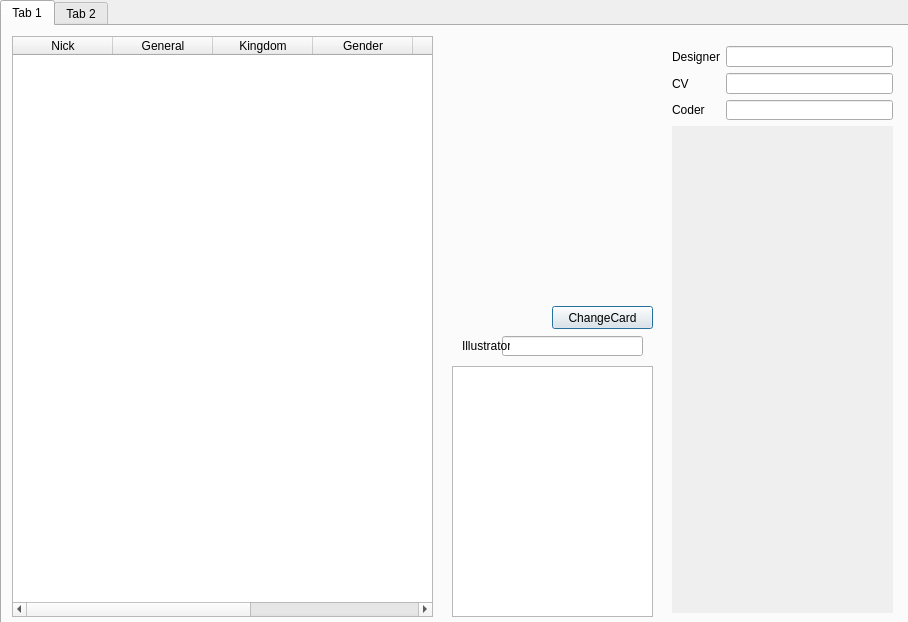
<?xml version="1.0" encoding="UTF-8"?>
<ui version="4.0">
 <class>GeneralOverview</class>
 <widget class="QDialog" name="GeneralOverview">
  <property name="windowModality">
   <enum>Qt::NonModal</enum>
  </property>
  <property name="geometry">
   <rect>
    <x>0</x>
    <y>0</y>
    <width>908</width>
    <height>622</height>
   </rect>
  </property>
  <property name="windowTitle">
   <string>General Overview</string>
  </property>
  <widget class="QTabWidget" name="tabWidget">
   <property name="geometry">
    <rect>
     <x>0</x>
     <y>0</y>
     <width>911</width>
     <height>631</height>
    </rect>
   </property>
   <property name="currentIndex">
    <number>0</number>
   </property>
   <widget class="QWidget" name="tab">
    <attribute name="title">
     <string>Tab 1</string>
    </attribute>
    <widget class="QWidget" name="layoutWidget">
     <property name="geometry">
      <rect>
       <x>670</x>
       <y>20</y>
       <width>221</width>
       <height>74</height>
      </rect>
     </property>
     <layout class="QGridLayout" name="gridLayout">
      <item row="0" column="0">
       <widget class="QLabel" name="designerLabel">
        <property name="text">
         <string>Designer</string>
        </property>
       </widget>
      </item>
      <item row="0" column="1">
       <widget class="QLineEdit" name="designerLineEdit">
        <property name="alignment">
         <set>Qt::AlignRight|Qt::AlignTrailing|Qt::AlignVCenter</set>
        </property>
        <property name="readOnly">
         <bool>true</bool>
        </property>
       </widget>
      </item>
      <item row="1" column="0">
       <widget class="QLabel" name="cvLabel">
        <property name="text">
         <string>CV</string>
        </property>
       </widget>
      </item>
      <item row="1" column="1">
       <widget class="QLineEdit" name="cvLineEdit">
        <property name="frame">
         <bool>true</bool>
        </property>
        <property name="alignment">
         <set>Qt::AlignRight|Qt::AlignTrailing|Qt::AlignVCenter</set>
        </property>
        <property name="readOnly">
         <bool>true</bool>
        </property>
       </widget>
      </item>
      <item row="2" column="0">
       <widget class="QLabel" name="coderLabel">
        <property name="text">
         <string>Coder</string>
        </property>
       </widget>
      </item>
      <item row="2" column="1">
       <widget class="QLineEdit" name="coderLineEdit">
        <property name="frame">
         <bool>true</bool>
        </property>
        <property name="alignment">
         <set>Qt::AlignRight|Qt::AlignTrailing|Qt::AlignVCenter</set>
        </property>
        <property name="readOnly">
         <bool>true</bool>
        </property>
       </widget>
      </item>
     </layout>
    </widget>
    <widget class="QScrollArea" name="scrollArea">
     <property name="geometry">
      <rect>
       <x>670</x>
       <y>100</y>
       <width>221</width>
       <height>487</height>
      </rect>
     </property>
     <property name="frameShape">
      <enum>QFrame::NoFrame</enum>
     </property>
     <property name="widgetResizable">
      <bool>true</bool>
     </property>
     <widget class="QWidget" name="scrollAreaWidgetContents">
      <property name="geometry">
       <rect>
        <x>0</x>
        <y>0</y>
        <width>221</width>
        <height>487</height>
       </rect>
      </property>
     </widget>
    </widget>
    <widget class="QLabel" name="generalPhoto">
     <property name="geometry">
      <rect>
       <x>450</x>
       <y>10</y>
       <width>200</width>
       <height>290</height>
      </rect>
     </property>
     <property name="text">
      <string/>
     </property>
     <property name="pixmap">
      <pixmap>../image/generals/card/ubuntenkei.jpg</pixmap>
     </property>
    </widget>
    <widget class="QTextEdit" name="skillTextEdit">
     <property name="geometry">
      <rect>
       <x>450</x>
       <y>340</y>
       <width>201</width>
       <height>251</height>
      </rect>
     </property>
     <property name="readOnly">
      <bool>true</bool>
     </property>
    </widget>
    <widget class="QPushButton" name="changeGeneralButton">
     <property name="geometry">
      <rect>
       <x>550</x>
       <y>280</y>
       <width>101</width>
       <height>23</height>
      </rect>
     </property>
     <property name="text">
      <string>ChangeCard</string>
     </property>
    </widget>
    <widget class="QLineEdit" name="illustratorLineEdit">
     <property name="geometry">
      <rect>
       <x>500</x>
       <y>310</y>
       <width>141</width>
       <height>20</height>
      </rect>
     </property>
     <property name="frame">
      <bool>true</bool>
     </property>
     <property name="alignment">
      <set>Qt::AlignCenter</set>
     </property>
     <property name="readOnly">
      <bool>true</bool>
     </property>
    </widget>
    <widget class="QLabel" name="illustratorLabel">
     <property name="geometry">
      <rect>
       <x>460</x>
       <y>310</y>
       <width>48</width>
       <height>20</height>
      </rect>
     </property>
     <property name="text">
      <string>Illustrator</string>
     </property>
    </widget>
    <widget class="QTableWidget" name="tableWidget">
     <property name="geometry">
      <rect>
       <x>10</x>
       <y>10</y>
       <width>421</width>
       <height>581</height>
      </rect>
     </property>
     <property name="editTriggers">
      <set>QAbstractItemView::NoEditTriggers</set>
     </property>
     <property name="selectionMode">
      <enum>QAbstractItemView::SingleSelection</enum>
     </property>
     <property name="selectionBehavior">
      <enum>QAbstractItemView::SelectRows</enum>
     </property>
     <property name="sortingEnabled">
      <bool>true</bool>
     </property>
     <column>
      <property name="text">
       <string>Nick</string>
      </property>
     </column>
     <column>
      <property name="text">
       <string>General</string>
      </property>
     </column>
     <column>
      <property name="text">
       <string>Kingdom</string>
      </property>
     </column>
     <column>
      <property name="text">
       <string>Gender</string>
      </property>
     </column>
     <column>
      <property name="text">
       <string>MaxHP</string>
      </property>
     </column>
     <column>
      <property name="text">
       <string>Package</string>
      </property>
     </column>
     <column>
      <property name="text">
       <string>ID</string>
      </property>
     </column>
    </widget>
   </widget>
   <widget class="QWidget" name="tab_2">
    <attribute name="title">
     <string>Tab 2</string>
    </attribute>
   </widget>
  </widget>
 </widget>
 <resources/>
 <connections/>
</ui>
